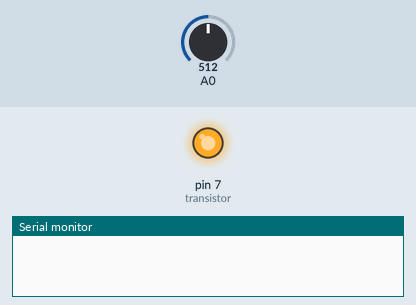
This sketch was run on a simulated Arduino Uno, built with avr-gcc and run on an emulated ATmega328P. Parts: output pins drawn as LEDs (lit = HIGH), the last lines printed to the serial monitor. The inputs (shaded band) are chosen by the test bench; at power-on: A0 = 512.

Above: at 0.1 s.
At 0.7 s:
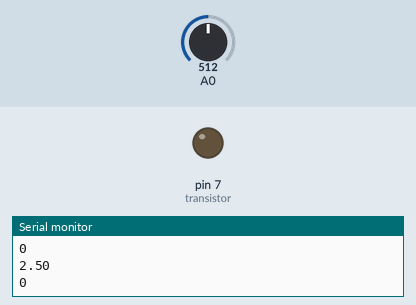
Timing chart, 0 to 2.2 s (numbered marks = the images above):
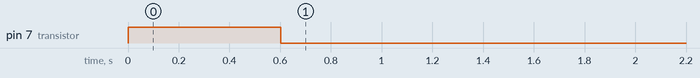

The sketch:

Demo1.ino
```cpp
const int transistor = 7; //change to correct pin number
bool Fault = false; //Default no fault

void setup() {

  // initialize serial communication at 9600 bits per second:
  Serial.begin(115200); //check baud rate in ctr-shift-M

  //set up the transistor (Base input)
  pinMode (transistor, OUTPUT);

  //Turn on the circuit via transistor
  TurnOn();

  //get two readings of the voltage
  delay(200);
  DetectFault();
  delay(200);
  DetectFault();
  delay(200);

  TurnOff();
  delay(2000);


}

void loop() {

}


//////////// User defined functions ////////////

void TurnOn()
{
  digitalWrite (transistor, HIGH);
}

void TurnOff()
{
  digitalWrite (transistor, LOW);
}

//void DetectVoltage
void ReadAnalogVoltage()
{
  // read the input on analog pin 0:
  int sensorValue = analogRead(A0);
  // Convert the analog reading (which goes from 0 - 1023) to a voltage (0 - 5V):
  float voltage = sensorValue * (5.0 / 1023.0);
  // print out the value you read:
  Serial.println(voltage);
}

void DetectFault()
{
  // read the input on analog pin 0:
  int sensorValue = analogRead(A0);
  // Convert the analog reading (which goes from 0 - 1023) to a voltage (0 - 5V):
  float voltage = sensorValue * (5.0 / 1023.0);
  Serial.println(voltage);
  if (voltage < 2) {
    Fault = true;
  } else {
    Fault = false;
  }
  Serial.println(Fault);
}
```
